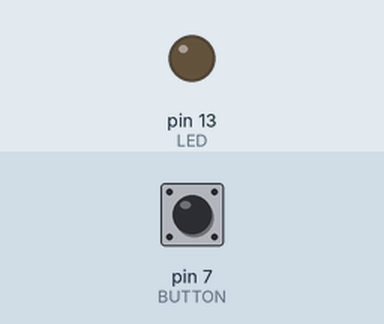
Bench run of a sketch on a simulated Arduino Uno, built with avr-gcc and run on an emulated ATmega328P. Shown: output pins drawn as LEDs (lit = HIGH). The inputs (shaded band) are chosen by the test bench; at power-on: pin 7 (BUTTON) HIGH.

Above: at 1.2 s.
1.3 s: pin 7 (BUTTON) pulled LOW for 0.15 s
At 1.37 s:
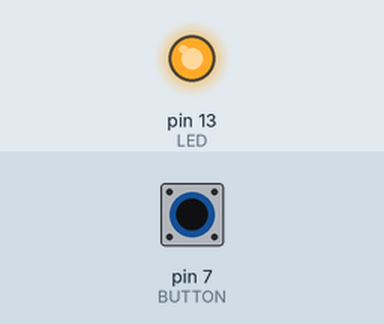
2.9 s: pin 7 (BUTTON) pulled LOW for 3.2 s
At 6.4 s:
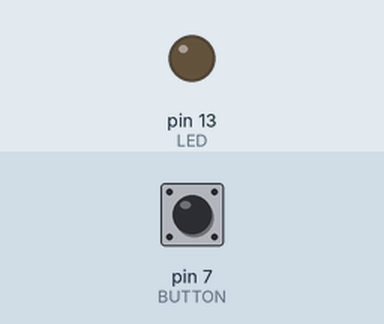
Timing chart, 0 to 7.9 s (numbered marks = the images above; inputs shaded):
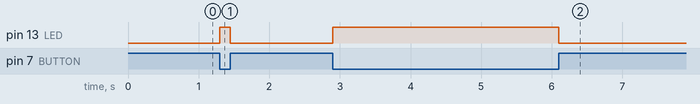

The sketch:

LowLightLamp.ino
```cpp
// Example 02: Turn on LED while the button is pressed
const int LED = 13;   // the pin for the LED
const int BUTTON = 7; // the input pin where the
                      // pushbutton is connected
int val = 0;          // val will be used to store the state
                      // of the input pin
void setup() {
  pinMode(LED, OUTPUT);   // tell Arduino LED is an output
  pinMode(BUTTON, INPUT); // and BUTTON is an input
}
void loop(){
  val = digitalRead(BUTTON); // read input value and store it
  // check whether the input is HIGH (button pressed)
  if (val == LOW) {
    digitalWrite(LED, HIGH); // turn LED ON
  } else {
    digitalWrite(LED, LOW);
  }
}
```

Measured:
- after the input at 1.3 s, pin 13 (LED): LOW → HIGH at once, → LOW 0.15 s later
- after the input at 2.9 s, pin 13 (LED): LOW → HIGH at once, → LOW 3.2 s later
